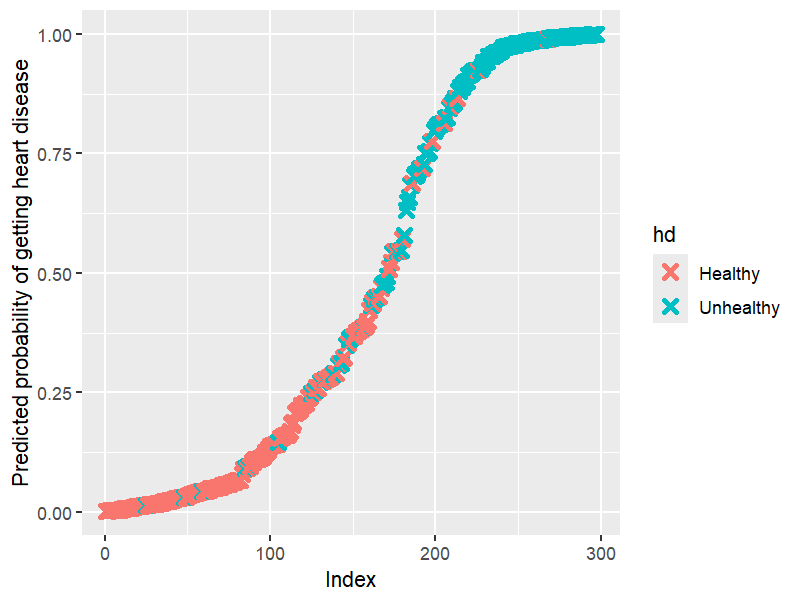

The script that drew this image:
library(ggplot2)
library(cowplot)
install.packages("ggplot2")

url = "https://raw.githubusercontent.com/StatQuest/logistic_regression_demo/master/processed.cleveland.data"

data = read.csv(url, header=FALSE)

head(data)

colnames(data) = c(
  "age",
  "sex",
  "cp",
  "trestbps",
  "chol",
  "fbs",
  "restecg",
  "thalach",
  "exang",   
  "oldpeak", 
  "slope", 
  "ca",
  "thal",
  "hd"
)

head(data)

str(data)

data[data == "?"] = NA

data$sex = ifelse(data$sex == 0, "F", "M")
data$sex = as.factor(data$sex)

data$cp = as.factor(data$cp)
data$fbs = as.factor(data$fbs)
data$restecg = as.factor(data$restecg)
data$exang = as.factor(data$exang)
data$slope = as.factor(data$slope)
  
data$ca = as.integer(data$ca)
data$ca = as.factor(data$ca)

data$thal = as.integer(data$thal)
data$thal = as.factor(data$thal)

data$hd = ifelse(data$hd == 0, "Healthy", "Unhealthy")
data$hd = as.factor(data$hd)

str(data)

nrow(data[is.na(data$ca) | is.na(data$thal),])

data[is.na(data$ca) | is.na(data$thal),]


xtabs(~ hd + sex, data=data)
xtabs(~ hd + cp, data=data)
xtabs(~ hd + fbs, data=data)
xtabs(~ hd + restecg, data=data)
xtabs(~ hd + exang, data=data)
xtabs(~ hd + slope, data=data)
xtabs(~ hd + ca, data=data)
xtabs(~ hd + thal, data=data)

logistic = glm(hd ~ sex, data = data, family = "binomial")
summary(logistic)

logistic = glm(hd ~ ., data = data, family = "binomial")
summary(logistic)

ll_null = logistic$null.deviance/-2
ll_proposed = logistic$deviance/-2

R_squared = (ll_null - ll_proposed)/(ll_null) #Psuedo R squared 

p_value = 1 - pchisq(2*(ll_proposed - ll_null), df =(length(logistic$coefficients)-1))

predicted_data = data.frame(
  prob_hd = logistic$fitted.values, 
  hd = data$hd
)

predicted_data = predicted_data[order(predicted_data$prob_hd, decreasing = FALSE),]

predicted_data$rank = 1:nrow(predicted_data)

ggplot(data = predicted_data, aes(x = rank, y = prob_hd)) +
geom_point(aes(color = hd), alpha = 1, shape = 4, stroke = 2) +
xlab("Index") +
ylab("Predicted probability of getting heart disease")

ggsave("heart_disease_probabilities.pdf")
